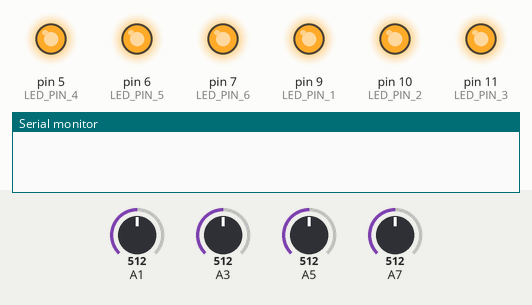
The sketch below on a simulated Arduino Uno, built with avr-gcc and run on an emulated ATmega328P. Parts: output pins drawn as LEDs (lit = HIGH), the last lines printed to the serial monitor. The inputs (shaded band) are chosen by the test bench; at power-on: A1 = 512, A3 = 512, A5 = 512, A7 = 512.

Above: at 3.8 s.
5.3 s: A1 set to 542
At 7.2 s:
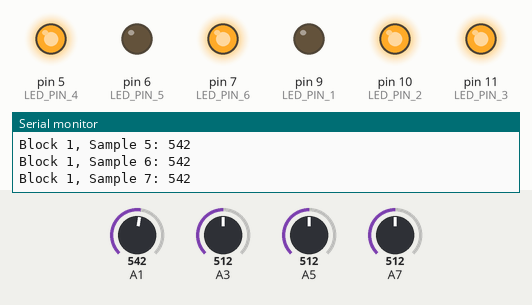
7.9 s: A3 set to 539
At 9.7 s:
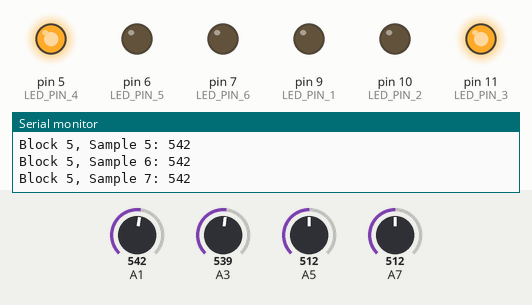
10.2 s: A5 set to 536
At 11.6 s:
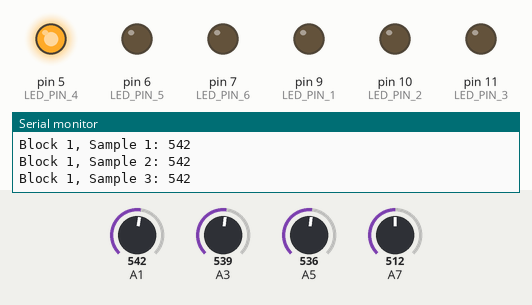
11.9 s: A3 set to 30
At 13.0 s:
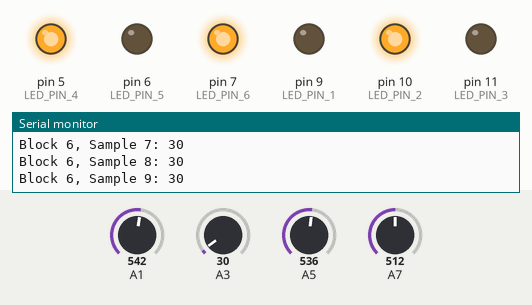
14.2 s: A7 set to 535
At 16.1 s:
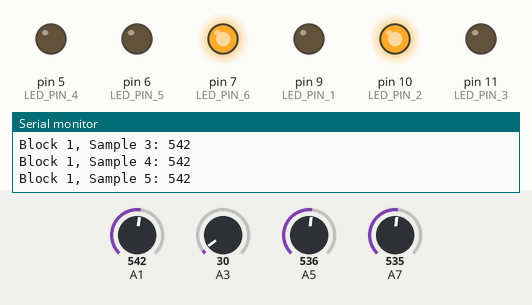
16.7 s: A5 set to 30
At 18.7 s:
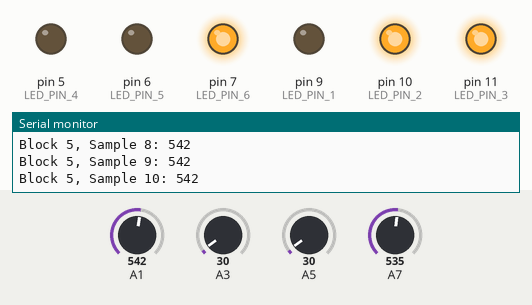
Timing chart, 0 to 20.2 s (numbered marks = the images above; inputs shaded):
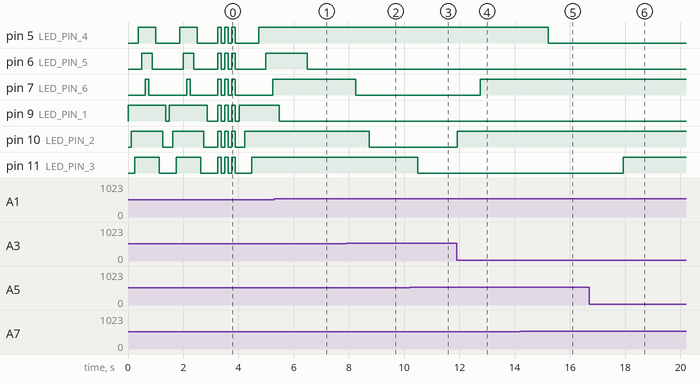

Measured:
- the behaviour switches between 524 and 525 on A1 (found by bisection; images 0 and 1)
- the behaviour switches between 524 and 525 on A3 (found by bisection; images 1 and 2)
- the behaviour switches between 524 and 525 on A5 (found by bisection; images 2 and 3)
- after the input at 5.3 s, pin 6 (LED_PIN_5): HIGH → LOW after 1.2 s; pin 9 (LED_PIN_1): HIGH → LOW after 0.18 s
- after the input at 7.9 s, pin 7 (LED_PIN_6): HIGH → LOW after 0.34 s; pin 10 (LED_PIN_2): HIGH → LOW after 0.84 s
- after the input at 10.2 s, pin 11 (LED_PIN_3): HIGH → LOW after 0.30 s
- after the input at 11.9 s, pin 7 (LED_PIN_6): LOW → HIGH after 0.85 s; pin 10 (LED_PIN_2): LOW → HIGH at once
- after the input at 14.2 s, pin 5 (LED_PIN_4): HIGH → LOW after 1.0 s
- after the input at 16.7 s, pin 11 (LED_PIN_3): LOW → HIGH after 1.2 s

The sketch:

current_sensors_times_six.ino
```cpp
// Define LED pins
const int LED_PIN_1 = 9;
const int LED_PIN_2 = 10;
const int LED_PIN_3 = 11;
const int LED_PIN_4 = 5;
const int LED_PIN_5 = 6;
const int LED_PIN_6 = 7;

// Define delay time in milliseconds
const int DELAY_TIME = 125; // Adjust the delay time as needed for your desired effect

// Function to run startup sequence
void startupSequence() {
  /*// Initialize each LED individually before the sweep
  digitalWrite(LED_PIN_1, HIGH);
  delay(DELAY_TIME);
  digitalWrite(LED_PIN_1, LOW);
  delay(DELAY_TIME);

  digitalWrite(LED_PIN_2, HIGH);
  delay(DELAY_TIME);
  digitalWrite(LED_PIN_2, LOW);
  delay(DELAY_TIME);

  digitalWrite(LED_PIN_3, HIGH);
  delay(DELAY_TIME);
  digitalWrite(LED_PIN_3, LOW);
  delay(DELAY_TIME);

  digitalWrite(LED_PIN_4, HIGH);
  delay(DELAY_TIME);
  digitalWrite(LED_PIN_4, LOW);
  delay(DELAY_TIME);

  digitalWrite(LED_PIN_5, HIGH);
  delay(DELAY_TIME);
  digitalWrite(LED_PIN_5, LOW);
  delay(DELAY_TIME);

  digitalWrite(LED_PIN_6, HIGH);
  delay(DELAY_TIME);
  digitalWrite(LED_PIN_6, LOW);
  delay(DELAY_TIME);*/

  // Sweep from left to right
  digitalWrite(LED_PIN_1, HIGH);
  delay(DELAY_TIME);
  digitalWrite(LED_PIN_2, HIGH);
  delay(DELAY_TIME);
  digitalWrite(LED_PIN_3, HIGH);
  delay(DELAY_TIME);
  digitalWrite(LED_PIN_4, HIGH);
  delay(DELAY_TIME);
  digitalWrite(LED_PIN_5, HIGH);
  delay(DELAY_TIME);
  digitalWrite(LED_PIN_6, HIGH);
  delay(DELAY_TIME);

  /*// Turn off LEDs
  digitalWrite(LED_PIN_1, LOW);
  digitalWrite(LED_PIN_2, LOW);
  digitalWrite(LED_PIN_3, LOW);
  digitalWrite(LED_PIN_4, LOW);
  digitalWrite(LED_PIN_5, LOW);
  digitalWrite(LED_PIN_6, LOW);*/

  // Sweep from right to left
  digitalWrite(LED_PIN_6, LOW);
  delay(DELAY_TIME);
  digitalWrite(LED_PIN_5, LOW);
  delay(DELAY_TIME);
  digitalWrite(LED_PIN_4, LOW);
  delay(DELAY_TIME);
  digitalWrite(LED_PIN_3, LOW);
  delay(DELAY_TIME);
  digitalWrite(LED_PIN_2, LOW);
  delay(DELAY_TIME);
  digitalWrite(LED_PIN_1, LOW);
  delay(DELAY_TIME);

  /*// Turn off LEDs
  digitalWrite(LED_PIN_1, LOW);
  digitalWrite(LED_PIN_2, LOW);
  digitalWrite(LED_PIN_3, LOW);
  digitalWrite(LED_PIN_4, LOW);
  digitalWrite(LED_PIN_5, LOW);
  digitalWrite(LED_PIN_6, LOW);*/

  // Sweep from left to right (twice as fast)
  digitalWrite(LED_PIN_1, HIGH);
  delay(DELAY_TIME);
  digitalWrite(LED_PIN_2, HIGH);
  delay(DELAY_TIME);
  digitalWrite(LED_PIN_3, HIGH);
  delay(DELAY_TIME);
  digitalWrite(LED_PIN_4, HIGH);
  delay(DELAY_TIME);
  digitalWrite(LED_PIN_5, HIGH);
  delay(DELAY_TIME);
  digitalWrite(LED_PIN_6, HIGH);
  delay(DELAY_TIME);

  /*// Turn off LEDs
  digitalWrite(LED_PIN_1, LOW);
  digitalWrite(LED_PIN_2, LOW);
  digitalWrite(LED_PIN_3, LOW);
  digitalWrite(LED_PIN_4, LOW);
  digitalWrite(LED_PIN_5, LOW);
  digitalWrite(LED_PIN_6, LOW);*/

  // Sweep from right to left (twice as fast)
  digitalWrite(LED_PIN_6, LOW);
  delay(DELAY_TIME);
  digitalWrite(LED_PIN_5, LOW);
  delay(DELAY_TIME);
  digitalWrite(LED_PIN_4, LOW);
  delay(DELAY_TIME);
  digitalWrite(LED_PIN_3, LOW);
  delay(DELAY_TIME);
  digitalWrite(LED_PIN_2, LOW);
  delay(DELAY_TIME);
  digitalWrite(LED_PIN_1, LOW);
  delay(DELAY_TIME * 3);

  /*// Turn off LEDs
  digitalWrite(LED_PIN_1, LOW);
  digitalWrite(LED_PIN_2, LOW);
  digitalWrite(LED_PIN_3, LOW);
  digitalWrite(LED_PIN_4, LOW);
  digitalWrite(LED_PIN_5, LOW);
  digitalWrite(LED_PIN_6, LOW);*/

  // Blink all LEDs three times
  for (int j = 0; j < 3; j++) {
    digitalWrite(LED_PIN_1, HIGH);
    digitalWrite(LED_PIN_2, HIGH);
    digitalWrite(LED_PIN_3, HIGH);
    digitalWrite(LED_PIN_4, HIGH);
    digitalWrite(LED_PIN_5, HIGH);
    digitalWrite(LED_PIN_6, HIGH);
    delay(DELAY_TIME);
    digitalWrite(LED_PIN_1, LOW);
    digitalWrite(LED_PIN_2, LOW);
    digitalWrite(LED_PIN_3, LOW);
    digitalWrite(LED_PIN_4, LOW);
    digitalWrite(LED_PIN_5, LOW);
    digitalWrite(LED_PIN_6, LOW);
    delay(DELAY_TIME);
  }
}

long result[6]; // array for storing results for six blocks
int numSamples = 4; // number of readings
int clearcount; // clear test variable
int clearsample = 25; // number of clear samples needed from sensor
int threshold = 525; // ADJUST THIS FOR SENSITIVITY minimum threshold for tripping the sensor
int values[6]; // array to store readings from six analog inputs
int outputs[6]; // array to store output states

void setup() {
  Serial.begin(9600); // starts serial monitor
  pinMode(LED_PIN_1, OUTPUT); // output for control
  pinMode(LED_PIN_2, OUTPUT); // output for control
  pinMode(LED_PIN_3, OUTPUT); // output for control
  pinMode(LED_PIN_4, OUTPUT); // output for control
  pinMode(LED_PIN_5, OUTPUT); // output for control
  pinMode(LED_PIN_6, OUTPUT); // output for control

  // Run LED startup sequence
  startupSequence();
}

enum OCCUPANCY {
  ST_OCCUPIED,
  ST_CLEAR,
}; // Our occupancy states

OCCUPANCY Occupancy = ST_CLEAR; // default state

void loop() {
  for (int block = 0; block < 6; ++block) {
    for (int sample = 0; sample < 10; ++sample) {
      result[block] = 0;

      // Read values from the analog pin for each block
      for (int i = 0; i < numSamples; ++i) {
        values[block] = analogRead(A1 + block * 2); // reads analog pin for each block
        result[block] += values[block]; // adds new reading to variable 'result'
        delay(5); // reading every 0.005 seconds
      }

      int averageValue = result[block] / numSamples; // averages readings
      Serial.print("Block ");
      Serial.print(block + 1);
      Serial.print(", Sample ");
      Serial.print(sample + 1);
      Serial.print(": ");
      Serial.println(averageValue); // displays average reading

      // Control digital pins 5, 6, 7, 9, 10, and 11 based on analog input values
      if (block == 0) {
        digitalWrite(LED_PIN_1, averageValue < threshold ? HIGH : LOW);
      } else if (block == 1) {
        digitalWrite(LED_PIN_2, averageValue < threshold ? HIGH : LOW);
      } else if (block == 2) {
        digitalWrite(LED_PIN_3, averageValue < threshold ? HIGH : LOW);
      } else if (block == 3) {
        digitalWrite(LED_PIN_4, averageValue < threshold ? HIGH : LOW);
      } else if (block == 4) {
        digitalWrite(LED_PIN_5, averageValue < threshold ? HIGH : LOW);
      } else if (block == 5) {
        digitalWrite(LED_PIN_6, averageValue < threshold ? HIGH : LOW);
      }

      // Additional logic for controlling outputs based on analog inputs if needed
      // ...

      // Additional logic for switching states based on conditions
      // ...
    }
  }
}
```
